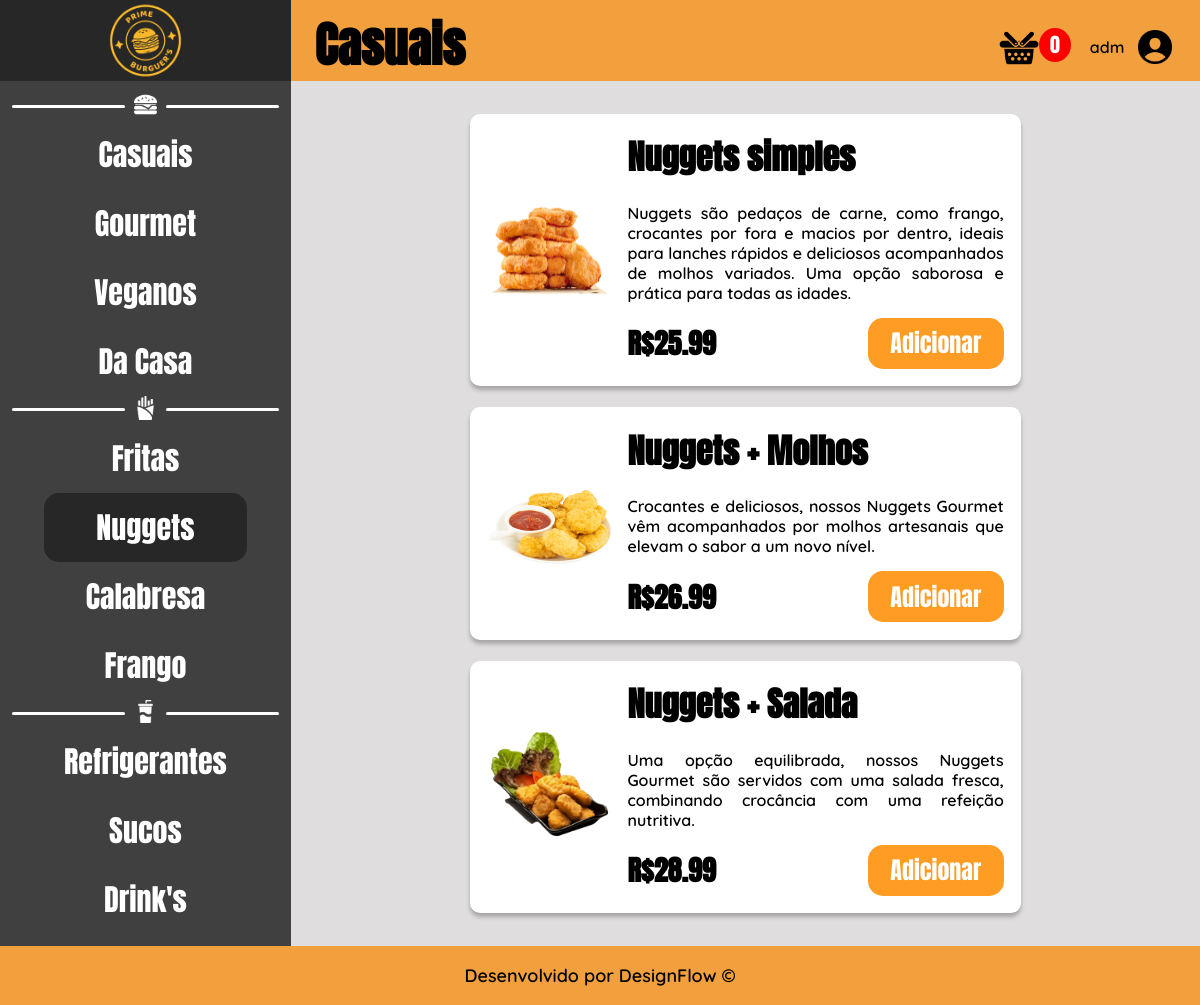
/php/nugget.php (signed in), run on the app's committed database.
### tables this page shows
CREATE TABLE IF NOT EXISTS `produtos_cadastrados` (
	`id_produto` int(50) NOT NULL,
	`nome_produto` varchar(50) NOT NULL,
	`descricao_produto` varchar(500) NOT NULL,
	`img_produto` varchar(100) NOT NULL,
	`categoria_produto` enum(
		'Casuais',
		'Gourmet',
		'Veganos',
		'Da Casa',
		'Fritas',
		'Nuggets',
		'Calabresa',
		'Frango',
		'Refrigerantes',
		'Sucos',
		'Drinks'
	) NOT NULL,
	`valor_produto` decimal(10, 2) NOT NULL
);

### php/nugget.php (the view, shortened to what this page needs)
<?php
$username = $_SESSION["nome_usuario"];
?>
<!DOCTYPE html>
<html lang="pt-br">
<head>
    <link rel="stylesheet" href="../css/porcao.css">
</head>
<body>
    <header class="responsive-header">
<div class="logo-area">
    <img src="../img/logo.png" id="img-logo" alt="Logo" onclick="javascript:location.href='direcionamento.php'">
</div>
<div class="search-area">
    <h4 id="txt-title">Casuais</h4>
    <div class="configs">
        <div class="carrinho">
            <img src="../img/cesta.png" class="icon-cesta" onclick="abrirModalCarrinho()">
            <span class="quant" id="quantidade-carrinho">0</span>
        </div>
        <div class="user-name-area">
            <p id="user-name"><?php echo $username; ?></p>
            <img src="../img/user-c.png" id="user-c-icon" onclick="toggleDrop()">
        </div>
    </div>
</div>
</header>
    <main>
        <aside id="myDropdown">
            <div class="category-burg">
                <div class="linha"></div>
                <div class="burguer-icon">
                    <img src="../img/icon-burguer.png" class="icon-category">
                </div>
                <div class="linha2"></div>
            </div>
            <div class="burguer-options">
                <ul onclick="mudarTelaBurguerCasual()" class="ul-options">Casuais</ul>
                <ul onclick="mudarTelaBurguerGourmet()" class="ul-options">Gourmet</ul>
                <ul onclick="mudarTelaBurguerVegano()" class="ul-options">Veganos</ul>
                <ul onclick="mudarTelaBurguerDaCasa()" class="ul-options">Da Casa</ul>
            </div>
            <div class="category-portions">
                <div class="linha"></div>
                <div class="portion-icon">
                    <img src="../img/icon-batata.png" class="icon-category">
                </div>
                <div class="linha2"></div>
            </div>
            <div class="portions-options">
                <ul onclick="mudarTelaBatataFrita()" class="ul-options">Fritas</ul>
                <ul id="portion" class="ul-options">Nuggets</ul>
                <ul onclick="mudarTelaCalabresa()" class="ul-options">Calabresa</ul>
                <ul onclick="mudarTelaFrango()" class="ul-options">Frango</ul>
            </div>
            <div class="category-drinks">
                <div class="linha"></div>
                <div class="drink-icon">
                    <img src="../img/icon-refri.png" class="icon-category">
                </div>
                <div class="linha2"></div>
            </div>
            <div class="drinks-options">
                <ul onclick="mudarTelaRefrigerante()" class="ul-options">Refrigerantes</ul>
                <ul onclick="mudarTelaSuco()" class="ul-options">Sucos</ul>
                <ul onclick="mudarTelaDrink()" class="ul-options">Drink's</ul>
            </div>
        </aside>
        <div class="all-products">
            <?php
            include '../php-action/conexao.php';
            $consulta = "SELECT * FROM produtos_cadastrados WHERE categoria_produto = 'Nuggets' ORDER BY id_produto ASC";
            $resultado = $conn->query($consulta);
            if ($resultado->num_rows > 0) :
                while ($row = $resultado->fetch_assoc()) :
                    echo '
                        <div class="card-product">
                            <div class="img-product">
                                <img src="' . $row["img_produto"] . '" class="img-burg">
                            </div>
                            <div class="product">
                                <h2 class="title-product">' . $row["nome_produto"] . '</h2>
                                <p>' . $row["descricao_produto"] . '</p>
                                <div class="buy">
                                    <h3>R$' . $row["valor_produto"] . '</h3>
                                    <input type="button" value="Adicionar" class="btn-add" data-nome="' . $row["nome_produto"] . '" data-preco="' . $row["valor_produto"] . '" data-imagem="' . $row["img_produto"] . '">
                                </div>
                            </div>
                        </div>';
                endwhile;
            else:
                echo "Nenhum produto encontrado para esta categoria.";
            endif;
            ?>
        </div>
    </main>
    <footer>
        <p id="txt-footer">Desenvolvido por DesignFlow &copy;</p>
    </footer>
</body>
</html>

### css/porcao.css (style rules this page uses)
* { margin: 0; padding: 0; }
html { background-color: #F2A03D; }
header { display: flex; }
main { display: flex; max-width: 100%; }
aside { background-color: #404040; width: 25.6%; padding-top: 1%; padding-bottom: 1%; transition: max-height 0.6s linear(0 0%, 0.51 49.26%, 1 100%); }
p { font-family: 'Quicksand', sans-serif; font-weight: 600; text-align: justify; }
h2 { font-size: 34px; margin-bottom: 1.5%; font-family: 'Anton', sans-serif; }
h3 { font-size: 28px; font-family: 'Anton', sans-serif; }
h4 { font-size: 22px; font-family: 'Anton', sans-serif; }
.logo-area { background-color: #272727; text-align: center; width: 33.75%; display: flex; align-items: center; justify-content: center; }
.search-area { background-color: #F2A03D; width: 100%; display: flex; max-width: 100%; padding: 0 2%; }
.user-name-area { display: flex; align-items: center; gap: 10px; }
.category-burg, .category-portions, .category-drinks { display: flex; align-items: center; }
.linha { background-color: white; width: 100%; height: 3px; margin-left: 4%; border-radius: 20px; }
.linha2 { background-color: white; width: 100%; height: 3px; margin-right: 4%; border-radius: 20px; }
.burguer-icon, .portion-icon, .drink-icon { text-align: center; width: 36%; }
.icon-category { width: 58%; }
.burguer-options, .portions-options, .drinks-options { text-align: center; display: flex; color: white; flex-direction: column; align-items: center; font-size: 30px; line-height: 230%; font-family: 'Anton', sans-serif; }
.configs { display: flex; align-items: flex-end; width: 56%; justify-content: flex-end; gap: 30px; margin-bottom: 1.5%; }
.card-product { background-color: white; border-radius: 10px; width: 60%; display: flex; max-width: 100%; gap: 15px; padding: 2%; box-shadow: 0px 4px 4px 0px rgba(0, 0, 0, 0.25); margin: 1%; }
.img-product { width: 25%; display: flex; align-items: center; }
.product { width: 75%; text-align: justify; display: flex; flex-direction: column; gap: 15px; }
.product h2 { font-size: 34px; }
.img-product img { width: 100%; }
.all-products { background-color: #dfdddd; padding: 2%; width: 75.8%; display: flex; justify-content: center; flex-direction: column; align-items: center; gap: 0.5%; }
.buy { display: flex; align-items: center; justify-content: space-between; }
.buy h3 { font-size: 28px; }
.btn-add { font-family: 'Anton', sans-serif; border: none; color: white; background-color: #FF9C24; padding: 2% 6%; border-radius: 15px; font-size: 24px; cursor: pointer; }
#img-logo { width: 28%; cursor: pointer; }
#txt-title { font-family: 'Anton', sans-serif; font-size: 48px; width: 70%; display: flex; align-items: flex-end; }
#portion { background-color: #272727; padding: 0% 18%; border-radius: 15px; }
#txt-footer { text-align: center; padding: 1.5%; color: rgb(0, 0, 0); font-size: 18px; }
#user-c-icon { width: 2.6em; cursor: pointer; }
.quant { border-radius: 50%; background-color: #ff0000; padding: 3% 22%; color: white; text-align: center; font-family: 'Anton', sans-serif; font-weight: 100; font-size: 20px; }
.carrinho { display: flex; justify-content: center; align-items: flex-start; max-width: 100%; }
.icon-cesta { width: 2.5em; cursor: pointer; }

### data on the page
produtos_cadastrados: img_produto (picture), nome_produto "Nuggets simples", descricao_produto "Nuggets são pedaços de carne, como frango, crocantes por fora e macios por dentro, ideais para lanches rápidos e deliciosos acompanhados de molhos variados. Uma opção saborosa e prática para todas as idades.", valor_produto "25.99"
produtos_cadastrados: img_produto (picture), nome_produto "Nuggets + Molhos", descricao_produto "Crocantes e deliciosos, nossos Nuggets Gourmet vêm acompanhados por molhos artesanais que elevam o sabor a um novo nível.", valor_produto "26.99"
produtos_cadastrados: img_produto (picture), nome_produto "Nuggets + Salada", descricao_produto "Uma opção equilibrada, nossos Nuggets Gourmet são servidos com uma salada fresca, combinando crocância com uma refeição nutritiva.", valor_produto "28.99"

### other printed values
$username "adm"
